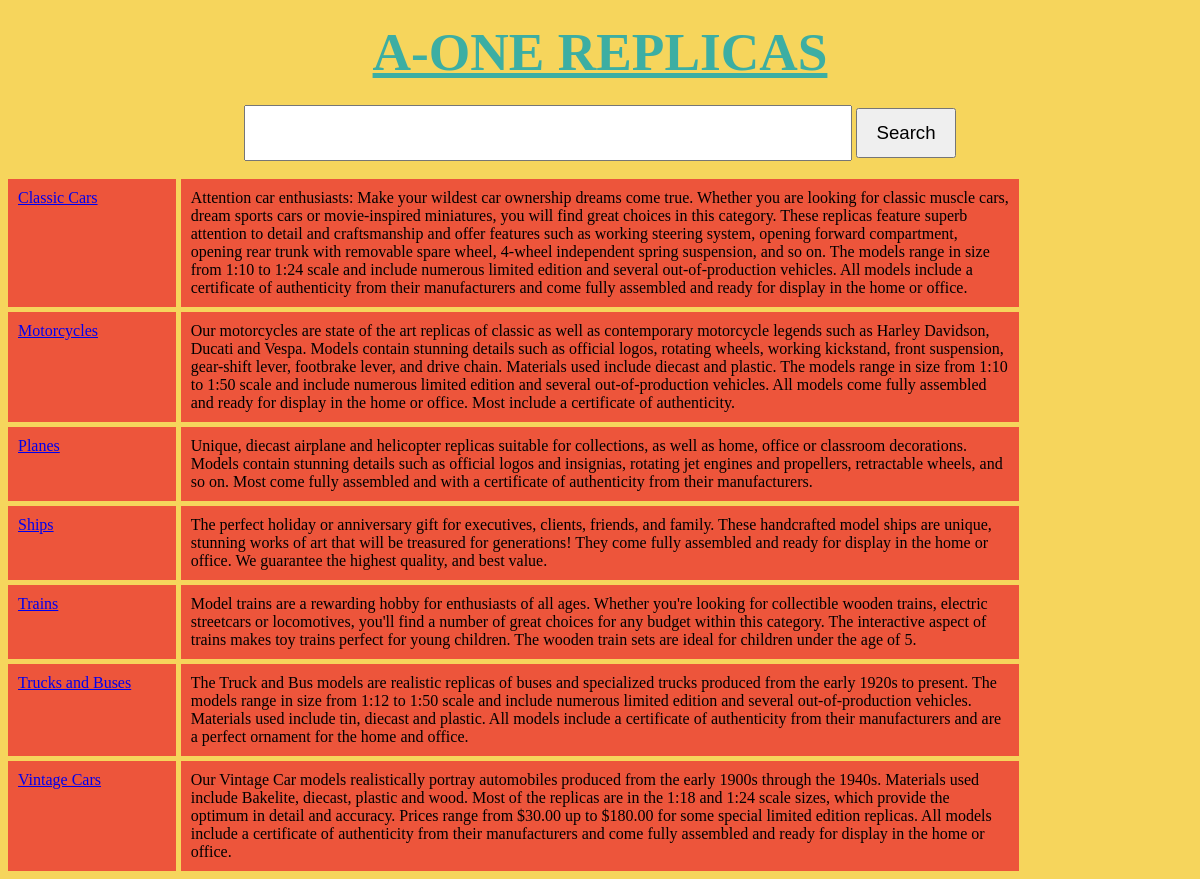
/PHP/index.php, run on the app's committed database.
### tables this page shows
CREATE TABLE `productlines` (
  `productLine` varchar(50) NOT NULL,
  `textDescription` varchar(4000) DEFAULT NULL,
  `htmlDescription` mediumtext DEFAULT NULL,
  `image` mediumblob DEFAULT NULL
);

### PHP/index.php (the view, shortened to what this page needs)
<!DOCTYPE html>
<html>
    <head>
        <link rel="stylesheet" href="gridwork-done.css">
    </head>
    <body>
        <h1> <div class='top'><a class='toptext' href="index.php">A-ONE REPLICAS </a> </div></h1>
        <form class='inline-block-center'action="results.php" method="GET">
            <input id='tb1' type="text" name="keywords">
            <input id='but1' type="submit" value="Search">
            <br><br>
        </form>
        <div class="outermost_div">
		<?php
			$con = mysqli_connect("localhost", "root", "", "test");
			$query = "select productLine, textDescription from `productlines`";
			$result = mysqli_query($con, $query);
			if($result !=FALSE)
			{
				while($row = mysqli_fetch_assoc($result)) {
					echo '<div class="boxes" id="A">';
					echo '<a href="pages.php?prodLine=';
					echo $row['productLine']." \">";
					echo $row['productLine'] . "	";
					echo '</a>';
					echo '</div>';
					echo '<div class="boxes" id="B">';
					echo $row['textDescription'] . "	";
					echo '</div>';
				}
			}
			else
				echo mysql_error();
		?>
        </div>
    </body>
</html>

### PHP/gridwork-done.css (style rules this page uses)
.outermost_div { display:grid; grid-template-columns: 1fr 5fr 1fr; grid-gap: 5px; }
.boxes { background-color:#ED553B; padding:10px; }
#A { grid-column-start: 1; grid-column-end: 2; }
#B { grid-column-start: 2; grid-column-end: 2; }
.top { margin: 0 auto; text-align: center; color: #3CAEA3; font-size:40pt; }
#tb1 { height:50px; width:600px; font-size:14pt; margin: 0 auto; }
#but1 { height:50px; width:100px; font-size:14pt; margin: 0 auto; }
body { background: #F6D55C; }
.inline-block-center { text-align: center; }
a.toptext { color: #3CAEA3; }

### data on the page
productlines: productLine "Classic Cars", textDescription "Attention car enthusiasts: Make your wildest car ownership dreams come true. Whether you are looking for classic muscle cars, dream sports cars or movie-inspired miniatures, you will find great choices in this category. These replicas feature superb attention to detail and craftsmanship and offer features such as working steering system, opening forward compartment, opening rear trunk with removable spare wheel, 4-wheel independent spring suspension, and so on. The models range in size from 1:10 to 1:24 scale and include numerous limited edition and several out-of-production vehicles. All models include a certificate of authenticity from their manufacturers and come fully assembled and…"
productlines: productLine "Motorcycles", textDescription "Our motorcycles are state of the art replicas of classic as well as contemporary motorcycle legends such as Harley Davidson, Ducati and Vespa. Models contain stunning details such as official logos, rotating wheels, working kickstand, front suspension, gear-shift lever, footbrake lever, and drive chain. Materials used include diecast and plastic. The models range in size from 1:10 to 1:50 scale and include numerous limited edition and several out-of-production vehicles. All models come fully assembled and ready for display in the home or office. Most include a certificate of authenticity."
productlines: productLine "Planes", textDescription "Unique, diecast airplane and helicopter replicas suitable for collections, as well as home, office or classroom decorations. Models contain stunning details such as official logos and insignias, rotating jet engines and propellers, retractable wheels, and so on. Most come fully assembled and with a certificate of authenticity from their manufacturers."
productlines: productLine "Ships", textDescription "The perfect holiday or anniversary gift for executives, clients, friends, and family. These handcrafted model ships are unique, stunning works of art that will be treasured for generations! They come fully assembled and ready for display in the home or office. We guarantee the highest quality, and best value."
productlines: productLine "Trains", textDescription "Model trains are a rewarding hobby for enthusiasts of all ages. Whether you're looking for collectible wooden trains, electric streetcars or locomotives, you'll find a number of great choices for any budget within this category. The interactive aspect of trains makes toy trains perfect for young children. The wooden train sets are ideal for children under the age of 5."
productlines: productLine "Trucks and Buses", textDescription "The Truck and Bus models are realistic replicas of buses and specialized trucks produced from the early 1920s to present. The models range in size from 1:12 to 1:50 scale and include numerous limited edition and several out-of-production vehicles. Materials used include tin, diecast and plastic. All models include a certificate of authenticity from their manufacturers and are a perfect ornament for the home and office."
productlines: productLine "Vintage Cars", textDescription "Our Vintage Car models realistically portray automobiles produced from the early 1900s through the 1940s. Materials used include Bakelite, diecast, plastic and wood. Most of the replicas are in the 1:18 and 1:24 scale sizes, which provide the optimum in detail and accuracy. Prices range from $30.00 up to $180.00 for some special limited edition replicas. All models include a certificate of authenticity from their manufacturers and come fully assembled and ready for display in the home or office."
